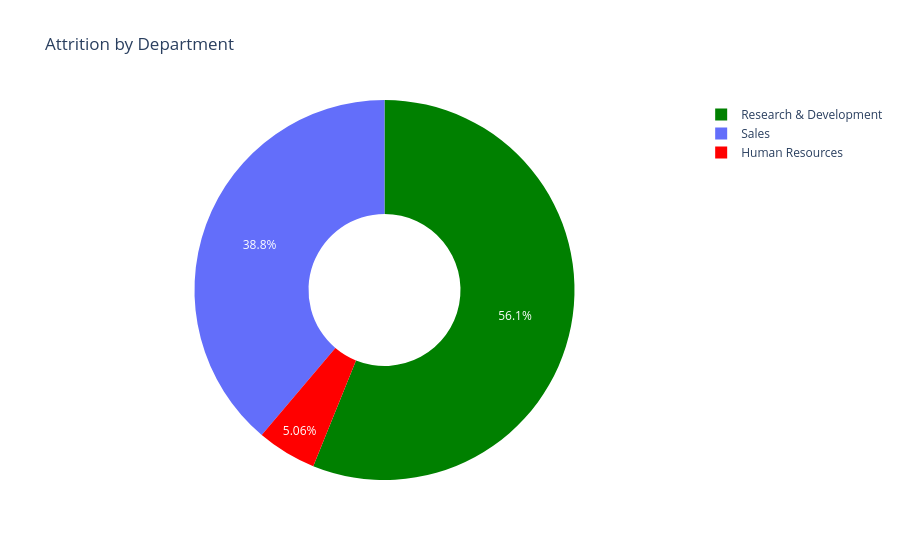

The notebook cell saved with this chart:
### Code cell
# upadate the layout
fig.update_layout(title = 'Attrition by Department')
# show the chart
fig.show()

### Figure 1 — Plotly figure (JSON) as saved in the notebook; plotly's stock layout.template omitted (floating-point values rounded to 4 significant figures)
{"data": [{"hole": 0.4, "labels": ["Human Resources", "Research & Development", "Sales"], "marker": {"colors": ["red", "green"]}, "textposition": "inside", "type": "pie", "values": [12, 133, 92]}], "layout": {"title": {"text": "Attrition by Department"}}}
